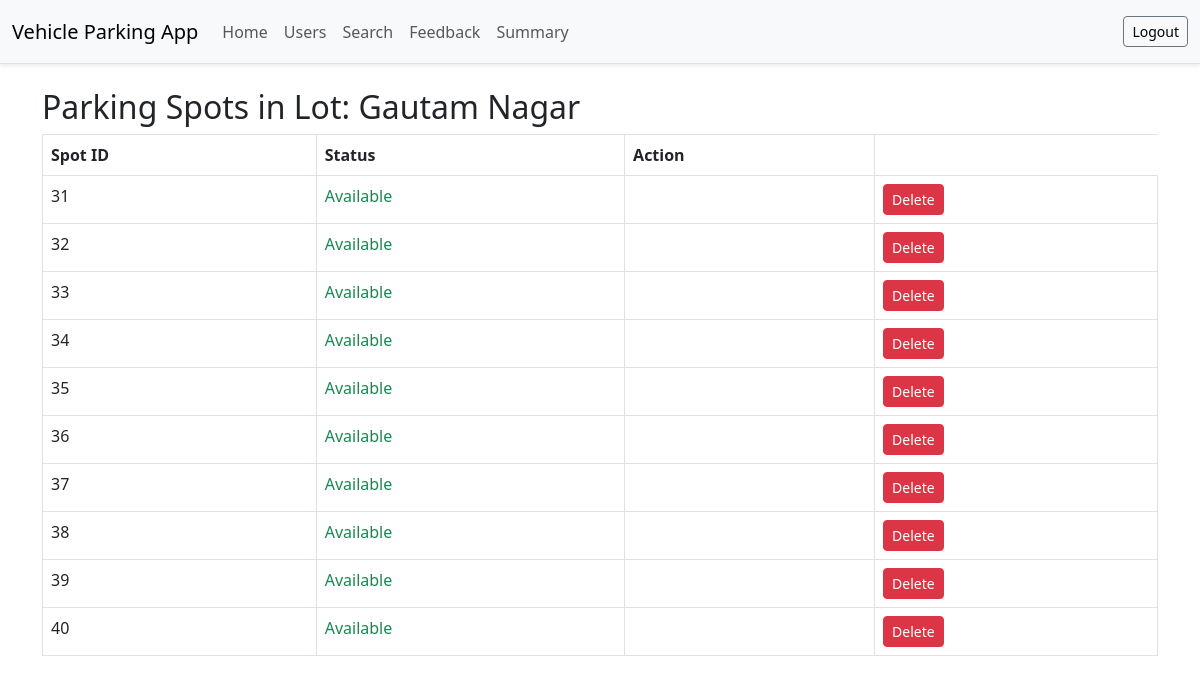
Page /admin/lot/2/spots (signed in) on the committed database.
### models.py (models this page shows)
class ParkingLot(db.Model):
    id = db.Column(db.Integer, primary_key=True)
    name = db.Column(db.String(100), nullable=False)
    address = db.Column(db.String(200), nullable=False)
    pin_code = db.Column(db.String(10), nullable=False)
    price = db.Column(db.Float, nullable=False)
    max_spots = db.Column(db.Integer, nullable=False)
    spots = db.relationship('ParkingSpot', backref='lot', lazy=True)

class ParkingSpot(db.Model):
    id = db.Column(db.Integer, primary_key=True)
    lot_id = db.Column(db.Integer, db.ForeignKey('parking_lot.id'), nullable=False)
    status = db.Column(db.String(1), nullable=False, default='A')  # A = Available, O = Occupied
    reservations = db.relationship('Reservation', backref='spot', lazy="dynamic")

### app.py (the view)
@app.route('/admin/lot/<int:lot_id>/spots')
def view_lot_spots(lot_id):
    if session.get('role') not in ['admin', 'collaborator']:
        return redirect(url_for('login'))
    lot = ParkingLot.query.get_or_404(lot_id)
    return render_template('admin_lot_spots.html', lot=lot)

### templates/admin_lot_spots.html
{% extends "base.html" %}
{% block content %}
<h2>Parking Spots in Lot: {{ lot.name }}</h2>
<table class="table table-bordered">
    <thead>
        <tr>
            <th>Spot ID</th>
            <th>Status</th>
            <th>Action</th>
        </tr>
    </thead>
    <tbody>
        {% for spot in lot.spots %}
        <tr>
            <td>{{ spot.id }}</td>
            <td>
                {% if spot.status == 'A' %}
                    <span class="text-success">Available</span>
                {% else %}
                    <span class="text-danger">Occupied</span>
                {% endif %}
            </td>
            <td>
                <td>
                    {% if spot.status == 'A' %}
                        {% if session['role'] == 'admin' %}
                            <a href="{{ url_for('delete_spot', spot_id=spot.id) }}" class="btn btn-danger btn-sm">Delete</a>
                        {% endif %}
                    {% else %}
                        <a href="{{ url_for('spot_details', spot_id=spot.id) }}" class="btn btn-info btn-sm">View Details</a>
                    {% endif %}
                </td>
            </td>
        </tr>
        {% endfor %}
    </tbody>
</table>
{% endblock %}

### static/css/styles.css (style rules this page uses)
body { background-color: #f8f9fa; }
h2 { margin-bottom: 20px; }

### rows in the picture
ParkingLot: name "Gautam Nagar"
ParkingSpot: id "31", status "Available"
ParkingSpot: id "32", status "Available"
ParkingSpot: id "33", status "Available"
ParkingSpot: id "34", status "Available"
ParkingSpot: id "35", status "Available"
ParkingSpot: id "36", status "Available"
ParkingSpot: id "37", status "Available"
ParkingSpot: id "38", status "Available"
ParkingSpot: id "39", status "Available"
ParkingSpot: id "40", status "Available"
